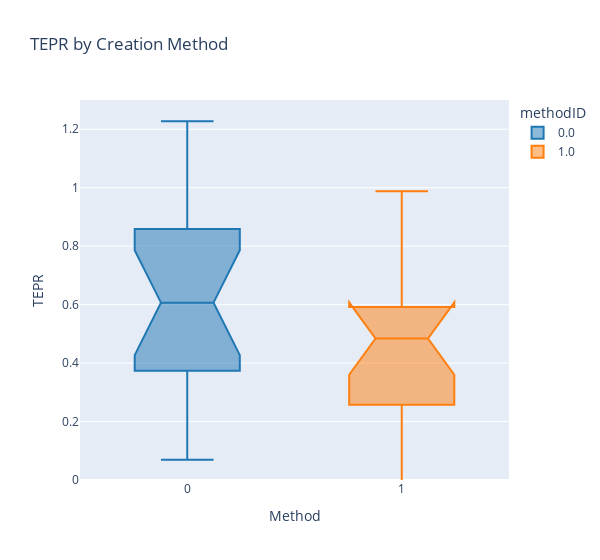

Notebook source saved alongside this figure:
### Code cell
df = method_data_crt.loc[(slice(None), slice(None)), 'tepr'].reset_index('methodID')
crt_tepr_fig = px.box(df, x='methodID', y ='tepr', color='methodID', notched=True, title='TEPR by Creation Method', color_discrete_sequence=px.colors.qualitative.D3)
crt_tepr_fig.update_yaxes(range=[0,1.3])
crt_tepr_fig.update_layout(
    xaxis_title='Method',
    yaxis_title='TEPR',
    width=600,
)
crt_tepr_fig.show()

### Figure 1 — Plotly figure (JSON) as saved in the notebook; plotly's stock layout.template omitted (floating-point values rounded to 4 significant figures)
{"data": [{"alignmentgroup": "True", "hovertemplate": "methodID=%{x}<br>tepr=%{y}<extra></extra>", "legendgroup": "0.0", "marker": {"color": "#1F77B4"}, "name": "0.0", "notched": true, "offsetgroup": "0.0", "orientation": "v", "showlegend": true, "type": "box", "x": [0, 0, 0, 0, 0, 0, 0, 0, 0, 0, 0, 0, 0, 0, 0, 0, 0, 0], "x0": " ", "xaxis": "x", "y": [1.227, 0.6131, 0.9899, 0.9654, 0.6197, 0.06894, 0.6004, 0.3245, 0.1976, 0.2545, 0.5915, 0.4559, 0.6589, 0.374, 0.7195, 0.5361, 0.8591, 1.073], "y0": " ", "yaxis": "y"}, {"alignmentgroup": "True", "hovertemplate": "methodID=%{x}<br>tepr=%{y}<extra></extra>", "legendgroup": "1.0", "marker": {"color": "#FF7F0E"}, "name": "1.0", "notched": true, "offsetgroup": "1.0", "orientation": "v", "showlegend": true, "type": "box", "x": [1, 1, 1, 1, 1, 1, 1, 1, 1, 1, 1, 1, 1, 1, 1, 1, 1, 1], "x0": " ", "xaxis": "x", "y": [0.6583, 0.5196, 0.9442, 0.9878, 0.2573, -0.007144, 0.4777, 0.09996, 0.2058, 0.2082, 0.503, 0.311, 0.5918, 0.3198, 0.4886, 0.4794, 0.5271, 0.6275], "y0": " ", "yaxis": "y"}], "layout": {"boxmode": "overlay", "legend": {"title": {"text": "methodID"}, "tracegroupgap": 0}, "title": {"text": "TEPR by Creation Method"}, "width": 600, "xaxis": {"anchor": "y", "categoryarray": [0, 1], "categoryorder": "array", "domain": [0, 1], "title": {"text": "Method"}}, "yaxis": {"anchor": "x", "domain": [0, 1], "range": [0, 1.3], "title": {"text": "TEPR"}}}}
